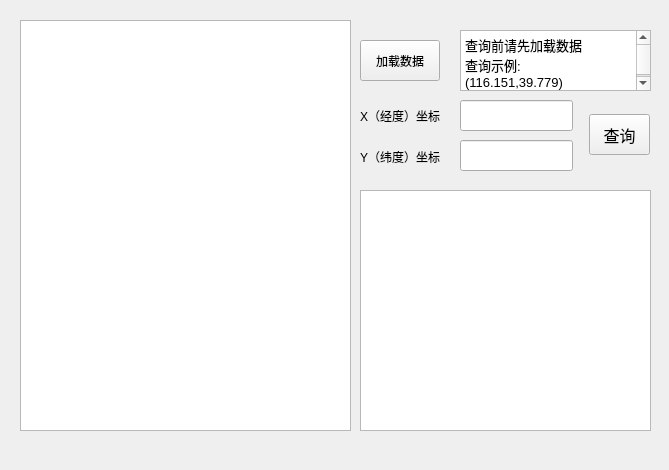
<?xml version="1.0" encoding="UTF-8"?>
<ui version="4.0">
 <class>PointSearchByIndexClass</class>
 <widget class="QMainWindow" name="PointSearchByIndexClass">
  <property name="geometry">
   <rect>
    <x>0</x>
    <y>0</y>
    <width>669</width>
    <height>470</height>
   </rect>
  </property>
  <property name="windowTitle">
   <string>PointSearchByIndex</string>
  </property>
  <widget class="QWidget" name="centralWidget">
   <widget class="QLineEdit" name="inputX">
    <property name="geometry">
     <rect>
      <x>460</x>
      <y>100</y>
      <width>113</width>
      <height>31</height>
     </rect>
    </property>
   </widget>
   <widget class="QLineEdit" name="inputY">
    <property name="geometry">
     <rect>
      <x>460</x>
      <y>140</y>
      <width>113</width>
      <height>31</height>
     </rect>
    </property>
   </widget>
   <widget class="QLabel" name="label">
    <property name="geometry">
     <rect>
      <x>360</x>
      <y>100</y>
      <width>91</width>
      <height>31</height>
     </rect>
    </property>
    <property name="text">
     <string>X（经度）坐标</string>
    </property>
   </widget>
   <widget class="QLabel" name="label_2">
    <property name="geometry">
     <rect>
      <x>360</x>
      <y>146</y>
      <width>91</width>
      <height>21</height>
     </rect>
    </property>
    <property name="text">
     <string>Y（纬度）坐标</string>
    </property>
   </widget>
   <widget class="QPushButton" name="searchBtn">
    <property name="geometry">
     <rect>
      <x>589</x>
      <y>114</y>
      <width>61</width>
      <height>41</height>
     </rect>
    </property>
    <property name="font">
     <font>
      <pointsize>12</pointsize>
     </font>
    </property>
    <property name="text">
     <string>查询</string>
    </property>
   </widget>
   <widget class="QTextEdit" name="targetView">
    <property name="geometry">
     <rect>
      <x>360</x>
      <y>190</y>
      <width>291</width>
      <height>241</height>
     </rect>
    </property>
   </widget>
   <widget class="QTableWidget" name="pointsView">
    <property name="geometry">
     <rect>
      <x>20</x>
      <y>20</y>
      <width>331</width>
      <height>411</height>
     </rect>
    </property>
   </widget>
   <widget class="QPushButton" name="loadBtn">
    <property name="geometry">
     <rect>
      <x>360</x>
      <y>40</y>
      <width>80</width>
      <height>41</height>
     </rect>
    </property>
    <property name="text">
     <string>加载数据</string>
    </property>
   </widget>
   <widget class="QTextEdit" name="textEdit">
    <property name="geometry">
     <rect>
      <x>460</x>
      <y>30</y>
      <width>191</width>
      <height>61</height>
     </rect>
    </property>
    <property name="html">
     <string>&lt;!DOCTYPE HTML PUBLIC &quot;-//W3C//DTD HTML 4.0//EN&quot; &quot;http://www.w3.org/TR/REC-html40/strict.dtd&quot;&gt;
&lt;html&gt;&lt;head&gt;&lt;meta name=&quot;qrichtext&quot; content=&quot;1&quot; /&gt;&lt;meta charset=&quot;utf-8&quot; /&gt;&lt;style type=&quot;text/css&quot;&gt;
p, li { white-space: pre-wrap; }
hr { height: 1px; border-width: 0; }
li.unchecked::marker { content: &quot;\2610&quot;; }
li.checked::marker { content: &quot;\2612&quot;; }
&lt;/style&gt;&lt;/head&gt;&lt;body style=&quot; font-family:'Microsoft YaHei UI'; font-size:9.75pt; font-weight:400; font-style:normal;&quot;&gt;
&lt;p style=&quot; margin-top:0px; margin-bottom:0px; margin-left:0px; margin-right:0px; -qt-block-indent:0; text-indent:0px;&quot;&gt;&lt;span style=&quot; font-size:10pt;&quot;&gt;查询前请先加载数据&lt;/span&gt;&lt;/p&gt;
&lt;p style=&quot; margin-top:0px; margin-bottom:0px; margin-left:0px; margin-right:0px; -qt-block-indent:0; text-indent:0px;&quot;&gt;&lt;span style=&quot; font-size:10pt;&quot;&gt;查询示例:&lt;/span&gt;&lt;/p&gt;
&lt;p style=&quot; margin-top:0px; margin-bottom:0px; margin-left:0px; margin-right:0px; -qt-block-indent:0; text-indent:0px;&quot;&gt;&lt;span style=&quot; font-size:10pt;&quot;&gt;(116.151,39.779)&lt;/span&gt;&lt;/p&gt;&lt;/body&gt;&lt;/html&gt;</string>
    </property>
   </widget>
  </widget>
  <widget class="QMenuBar" name="menuBar">
   <property name="geometry">
    <rect>
     <x>0</x>
     <y>0</y>
     <width>669</width>
     <height>23</height>
    </rect>
   </property>
  </widget>
 </widget>
 <layoutdefault spacing="6" margin="11"/>
 <resources>
  <include location="PointSearchByIndex.qrc"/>
 </resources>
 <connections/>
</ui>
